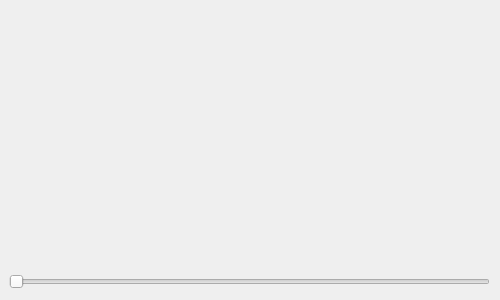
<?xml version="1.0" encoding="UTF-8"?>
<ui version="4.0">
 <class>frmBattery</class>
 <widget class="QWidget" name="frmBattery">
  <property name="geometry">
   <rect>
    <x>0</x>
    <y>0</y>
    <width>500</width>
    <height>300</height>
   </rect>
  </property>
  <property name="windowTitle">
   <string>Form</string>
  </property>
  <widget class="Battery" name="battery" native="true">
   <property name="geometry">
    <rect>
     <x>9</x>
     <y>9</y>
     <width>482</width>
     <height>257</height>
    </rect>
   </property>
  </widget>
  <widget class="QSlider" name="horizontalSlider">
   <property name="geometry">
    <rect>
     <x>9</x>
     <y>272</y>
     <width>481</width>
     <height>19</height>
    </rect>
   </property>
   <property name="maximum">
    <number>100</number>
   </property>
   <property name="orientation">
    <enum>Qt::Horizontal</enum>
   </property>
   <property name="invertedControls">
    <bool>false</bool>
   </property>
  </widget>
 </widget>
 <customwidgets>
  <customwidget>
   <class>Battery</class>
   <extends>QWidget</extends>
   <header>battery.h</header>
   <container>1</container>
  </customwidget>
 </customwidgets>
 <resources/>
 <connections/>
</ui>
